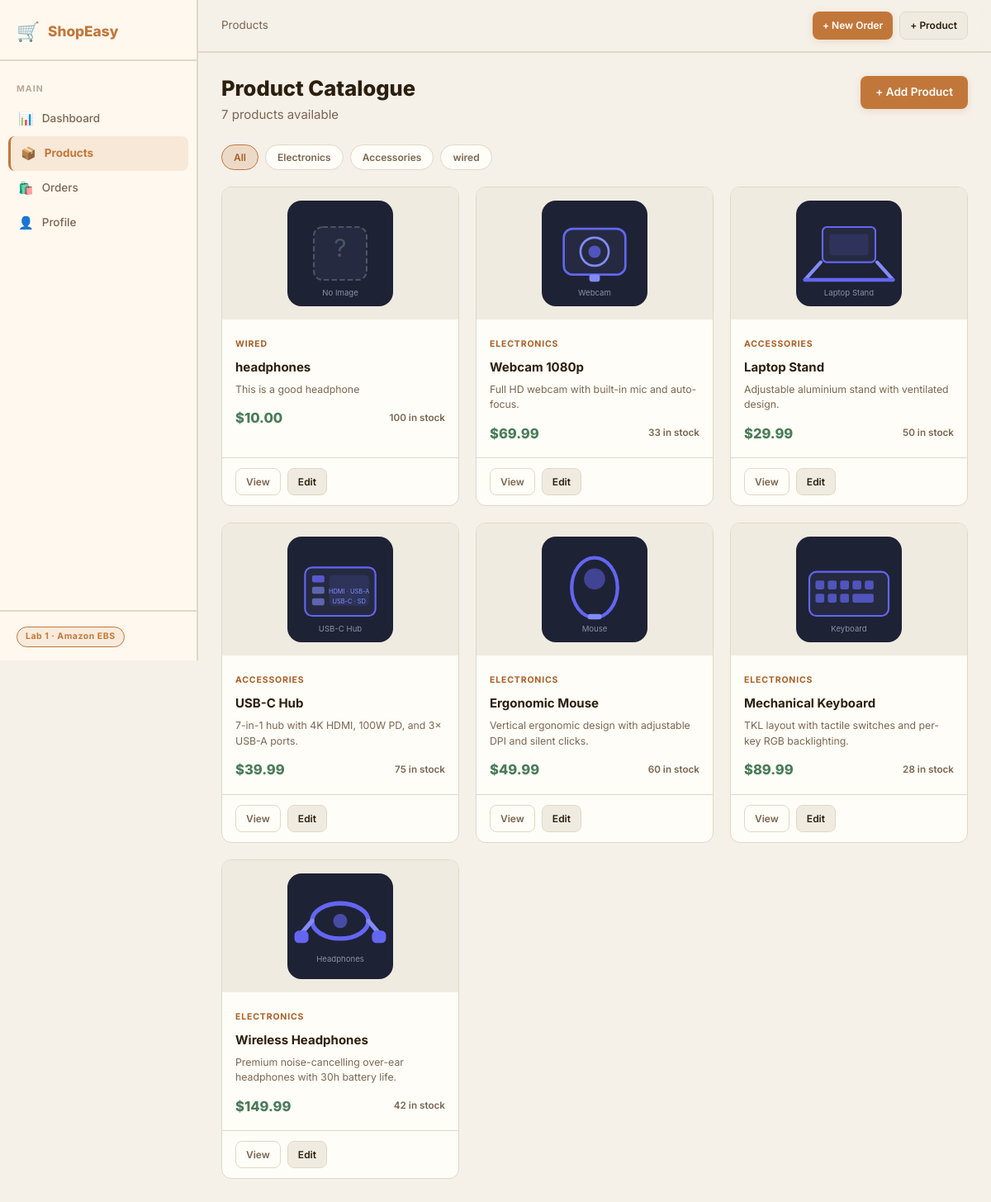
Screenshot of /products/ with the database file from the repository.
### shopeasy/models.py (models this page shows, shortened)
class Product(db.Model):
    __tablename__ = "products"
    id = db.Column(db.Integer, primary_key=True)
    name = db.Column(db.String(200), nullable=False)
    description = db.Column(db.Text, default="")
    price = db.Column(db.Float, nullable=False)
    stock = db.Column(db.Integer, default=0)
    category = db.Column(db.String(100), default="General")
    image_url = db.Column(db.String(500), default="/static/img/placeholder.svg")
    created_at = db.Column(db.DateTime, default=datetime.utcnow)
    updated_at = db.Column(db.DateTime, default=datetime.utcnow, onupdate=datetime.utcnow)
    order_items = db.relationship("OrderItem", backref="product", lazy=True)

### shopeasy/routes/products.py (the view)
@products_bp.route("/")
def list_products():
    category = request.args.get("category", "")
    query = Product.query
    if category:
        query = query.filter_by(category=category)
    products = query.order_by(Product.created_at.desc()).all()
    categories = db.session.query(Product.category).distinct().all()
    categories = [c[0] for c in categories]
    return render_template("products/list.html", products=products, categories=categories, selected=category)

### shopeasy/templates/products/list.html (shortened to what this page needs)
{% extends "base.html" %}
{% block breadcrumb %}Products{% endblock %}
{% block content %}
<section class="page-header">
  <div>
    <h1 class="page-title">Product Catalogue</h1>
    <p class="page-subtitle">{{ products|length }} products available</p>
  </div>
  <a href="{{ url_for('products.new_product') }}" class="btn btn-primary" id="btn-add-product">+ Add Product</a>
</section>
<div class="filter-bar">
  <a href="{{ url_for('products.list_products') }}" class="filter-chip {% if not selected %}active{% endif %}">All</a>
  {% for cat in categories %}
  <a href="{{ url_for('products.list_products', category=cat) }}" class="filter-chip {% if selected == cat %}active{% endif %}">{{ cat }}</a>
  {% endfor %}
</div>
<div class="product-grid" id="product-grid">
  {% for p in products %}
  <div class="product-card" data-product-id="{{ p.id }}">
    <div class="product-image-wrap">
      <img src="{{ p.image_url }}" alt="{{ p.name }}" class="product-img" onerror="this.src='/static/img/placeholder.svg'" />
    </div>
    <div class="product-body">
      <span class="product-category">{{ p.category }}</span>
      <h3 class="product-name">{{ p.name }}</h3>
      <p class="product-desc">{{ p.description|truncate(80) }}</p>
      <div class="product-footer">
        <span class="product-price">${{ "%.2f"|format(p.price) }}</span>
        <span class="product-stock {% if p.stock == 0 %}stock-zero{% elif p.stock < 5 %}stock-low{% endif %}">
          {% if p.stock == 0 %}Out of stock{% else %}{{ p.stock }} in stock{% endif %}
        </span>
      </div>
    </div>
    <div class="product-actions">
      <a href="{{ url_for('products.product_detail', product_id=p.id) }}" class="btn btn-sm btn-outline">View</a>
      <a href="{{ url_for('products.edit_product', product_id=p.id) }}" class="btn btn-sm btn-secondary">Edit</a>
    </div>
  </div>
  {% else %}
  <div class="empty-state-large">
    <p>No products found. <a href="{{ url_for('products.new_product') }}">Add your first product →</a></p>
  </div>
  {% endfor %}
</div>
{% endblock %}

### shopeasy/templates/base.html (shortened to what this page needs)
<!DOCTYPE html>
<html lang="en">
<head>
  <link rel="stylesheet" href="{{ url_for('static', filename='css/main.css') }}" />
</head>
<body>
  <nav class="sidebar" id="sidebar">
    <div class="sidebar-brand">
      <span class="brand-icon">🛒</span>
      <span class="brand-text">ShopEasy</span>
    </div>
    <ul class="sidebar-nav">
      <li class="nav-group-label">Main</li>
      <li>
        <a href="{{ url_for('main.index') }}" class="nav-link {% if request.endpoint == 'main.index' %}active{% endif %}">
          <span class="nav-icon">📊</span> Dashboard
        </a>
      </li>
      <li>
        <a href="{{ url_for('products.list_products') }}" class="nav-link {% if 'products' in request.endpoint %}active{% endif %}">
          <span class="nav-icon">📦</span> Products
        </a>
      </li>
      <li>
        <a href="{{ url_for('orders.list_orders') }}" class="nav-link {% if 'orders' in request.endpoint %}active{% endif %}">
          <span class="nav-icon">🛍️</span> Orders
        </a>
      </li>
      <li>
        <a href="{{ url_for('profile.view_profile') }}" class="nav-link {% if 'profile' in request.endpoint %}active{% endif %}">
          <span class="nav-icon">👤</span> Profile
        </a>
      </li>
    </ul>
    <div class="sidebar-footer">
      <span class="badge-lab">Lab 1 · Amazon EBS</span>
    </div>
  </nav>
  <div class="main-wrapper">
    <header class="topbar">
      <div class="topbar-breadcrumb">{% block breadcrumb %}Home{% endblock %}</div>
      <div class="topbar-actions">
        <a href="{{ url_for('orders.new_order') }}" class="btn btn-primary btn-sm" id="topbar-new-order">+ New Order</a>
        <a href="{{ url_for('products.new_product') }}" class="btn btn-secondary btn-sm" id="topbar-new-product">+ Product</a>
      </div>
    </header>
    <main class="page-content">
      {% block content %}{% endblock %}
    </main>
  </div>
</body>
</html>

### rows the page displays
Product: image_url (placeholder picture), category "WIRED", name "headphones", description "This is a good headphone", price "10.00", stock "100"
Product: image_url (picture), category "ELECTRONICS", name "Webcam 1080p", description "Full HD webcam with built-in mic and auto-focus.", price "69.99", stock "33"
Product: image_url (picture), category "ACCESSORIES", name "Laptop Stand", description "Adjustable aluminium stand with ventilated design.", price "29.99", stock "50"
Product: image_url (picture), category "ACCESSORIES", name "USB-C Hub", description "7-in-1 hub with 4K HDMI, 100W PD, and 3× USB-A ports.", price "39.99", stock "75"
Product: image_url (picture), category "ELECTRONICS", name "Ergonomic Mouse", description "Vertical ergonomic design with adjustable DPI and silent clicks.", price "49.99", stock "60"
Product: image_url (picture), category "ELECTRONICS", name "Mechanical Keyboard", description "TKL layout with tactile switches and per-key RGB backlighting.", price "89.99", stock "28"
Product: image_url (picture), category "ELECTRONICS", name "Wireless Headphones", description "Premium noise-cancelling over-ear headphones with 30h battery life.", price "149.99", stock "42"

### other values shown
{{ products|length }} "7"
{{ cat }} "Electronics" "Accessories" "wired"
